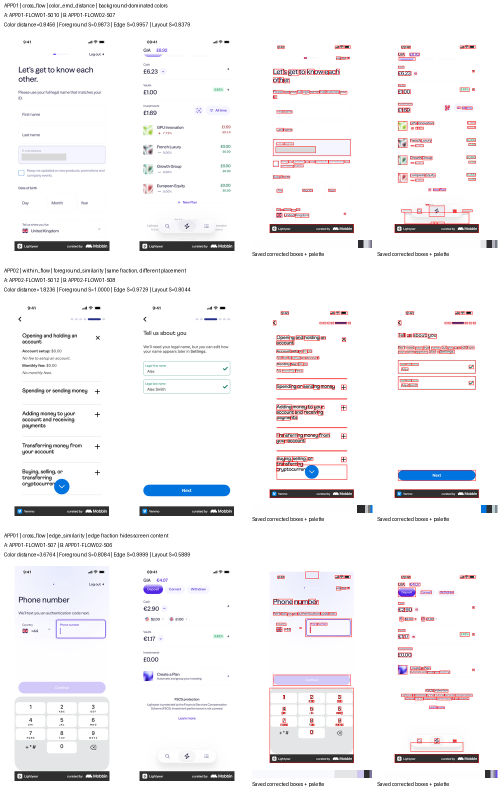
#> input picture runtime/pairwise_investigation/diagnostic_cases_1.png, 1000 x 1590 px (shown at 1/2 size)
$ python -i extract_features.py   (imports and definitions only)
#> lines starting #> are read from the running program, lines starting #| are printed output that depends on the picture; after the words box and inside, x2 and y2 are one past the last pixel; in counts of white or black regions, pixels touching at a corner belong together
"""Reproducible visual feature extraction; see README.md for definitions."""
import argparse
import csv
from dataclasses import asdict, dataclass
import json
from pathlib import Path

import cv2
import numpy as np
from PIL import Image, ImageOps
from sklearn.cluster import KMeans
from threadpoolctl import threadpool_limits


# One immutable set of settings keeps preprocessing consistent across screenshots.
@dataclass(frozen=True)
class Config:
    # Longest processed side, in pixels; aspect ratio is preserved.
    max_dimension: int = 512
    # Fixed initialization makes clustering repeatable in the same environment.
    seed: int = 42
    # RGB-distance cutoff for foreground; this is a heuristic, not a learned boundary.
    background_distance: float = 25.0
    # Ignore smaller components for boxes/layout, but keep them in coverage.
    min_component_area: int = 12
    # Odd Gaussian window size and its standard deviation, followed by Canny thresholds.
    blur_kernel: int = 5
    blur_sigma: float = 1.0
    canny_low: int = 50
    canny_high: int = 150


# Decode one image and return (RGB array, oriented original width/height).
# [17 lines left out: function load_image, not called in this run]


# Compute one screenshot's features; also return masks for visual inspection.
def extract(rgb, config=Config()):
    height, width = rgb.shape[:2]
#> height = 1590; width = 1000
    # Flatten pixels to RGB rows, then retain each unique color and its frequency.
    colors, counts = np.unique(rgb.reshape(-1, 3), axis=0, return_counts=True)
    # Weighting unique colors preserves the full-pixel clustering objective without duplicates.
    with threadpool_limits(limits=1):
        # Use at most five clusters, and never request more clusters than unique colors.
        model = KMeans(n_clusters=min(5, len(colors)), init='k-means++',
                       random_state=config.seed, n_init=10, algorithm='lloyd')
        model.fit(colors.astype(float), sample_weight=counts)
    # Sum pixel counts assigned to each cluster, then normalize to proportions summing to one.
    weights = np.bincount(model.labels_, weights=counts, minlength=model.n_clusters)
#> weights = [1415749, 28661, 48888, 22124, 74578]
    weights /= weights.sum()
#> weights = [0.89, 0.018, 0.0307, 0.0139, 0.0469]
    centers = np.clip(model.cluster_centers_, 0, 255)
#> centers = [[254.2, 254.2, 254.6], [94.29, 127.4, 174.4], [47.82, 47.49, 49.05], [239, 75.59, 77.41], [217, 210.5, 218.4]]
    # Float RGB in [0,1] gives standard Lab; [None] temporarily adds an image-row dimension.
    lab = cv2.cvtColor((centers.astype(np.float32) / 255)[None], cv2.COLOR_RGB2LAB)[0]
#> lab = [[99.67, 0.0938, -0.234], [52.55, 1.39, -28.69], [19.65, 0.594, -0.875], [55.98, 62.36, 35.09], [84.97, 3.67, -3.12]]
    # Sort most common colors first; RGB values break equal-proportion ties deterministically.
    order = sorted(range(len(weights)), key=lambda i: (-weights[i], *centers[i]))
#> order = [0, 4, 2, 1, 3]
    palette = [dict(rgb=centers[i].tolist(), lab=lab[i].tolist(), proportion=float(weights[i])) for i in order]
#> palette = 5 items
    # shortcut: one dominant border color assumes a mostly uniform background; review photo/gradient screens.
    # Read the perimeter once per pixel: top/bottom rows plus side columns excluding corners.
    border = np.concatenate([rgb[0], rgb[-1], rgb[1:-1, 0], rgb[1:-1, -1]])
    # Coarse RGB bins group nearly equal perimeter colors; the most frequent bin wins.
    quantized = border // 16
    bins, frequencies = np.unique(quantized, axis=0, return_counts=True)
#> bins = [[15, 15, 15]]; frequencies = [5176]
    dominant = bins[np.argmax(frequencies)]
#> dominant = [15, 15, 15]
    # Estimate background from the original colors in that bin, not its quantized values.
    background = np.median(border[np.all(quantized == dominant, axis=1)], axis=0)
#> background = [255, 255, 255]
    # Float subtraction avoids uint8 wraparound; distance above the cutoff becomes foreground 1.
    mask = (np.linalg.norm(rgb.astype(float) - background, axis=2) > config.background_distance).astype(np.uint8)
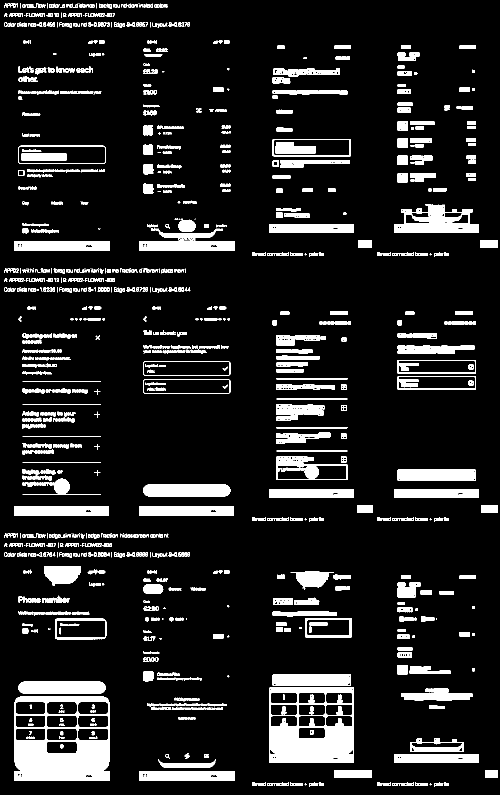
#> mask: shape (1590, 1000) (shown at 1/2 size); values 0 (black) and 1 (white), 11.8% white; 1064 white regions (258 under 20 px), largest, box (x1, y1, x2, y2) and area: (539, 1375, 708, 1526) 14554, (29, 1393, 219, 1541) 14052, (789, 408, 958, 466) 5307
    # Edges are an independent feature: grayscale -> blur to reduce noise -> Canny.
    gray = cv2.cvtColor(rgb, cv2.COLOR_RGB2GRAY)
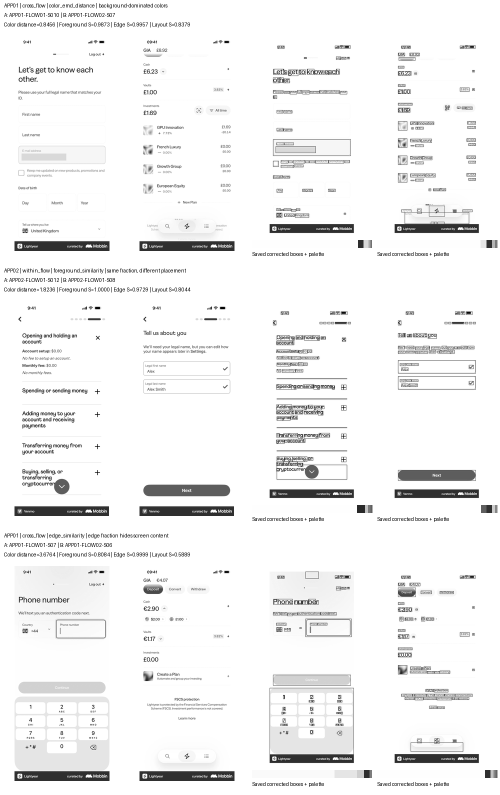
#> gray: shape (1590, 1000) (shown at 1/2 size); min 0, max 255, mean 241.8
    blurred = cv2.GaussianBlur(gray, (config.blur_kernel, config.blur_kernel), config.blur_sigma)
    edges = cv2.Canny(blurred, config.canny_low, config.canny_high)
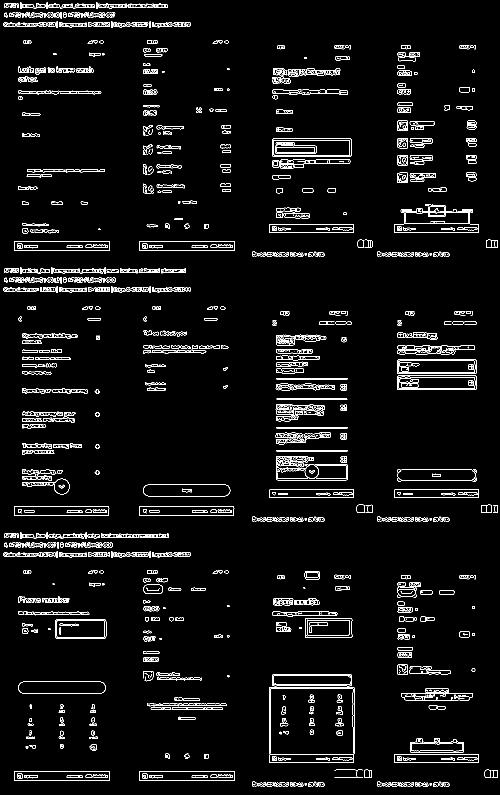
#> edges: shape (1590, 1000) (shown at 1/2 size); 4.2% white in thin lines or dots
    # Eight-connectivity joins side/corner neighbors; stats contains x, y, width, height, area.
    _, _, stats, _ = cv2.connectedComponentsWithStats(mask, connectivity=8)
#> stats = 1065 rows, first 6: [0, 0, 1000, 1590, 1401803], [8, 7, 12, 8, 48], [21, 7, 10, 8, 51], [33, 7, 3, 8, 13], [41, 6, 1, 11, 11], [72, 6, 19, 9, 80]
    boxes = []
    # One binary rectangle-union mask prevents overlapping boxes from being counted twice.
    union = np.zeros_like(mask)
    # Label zero is background; inspect only foreground components.
    for x, y, w, h, area in stats[1:]:
        if area >= config.min_component_area:
            # Store top-left and exclusive bottom-right coordinates normalized to [0,1].
            boxes.append([float(x / width), float(y / height), float((x+w) / width), float((y+h) / height)])
            # Fill the complete bounding rectangle, including empty space inside it.
            union[y:y+h, x:x+w] = 1
#> this loop made 1064 passes
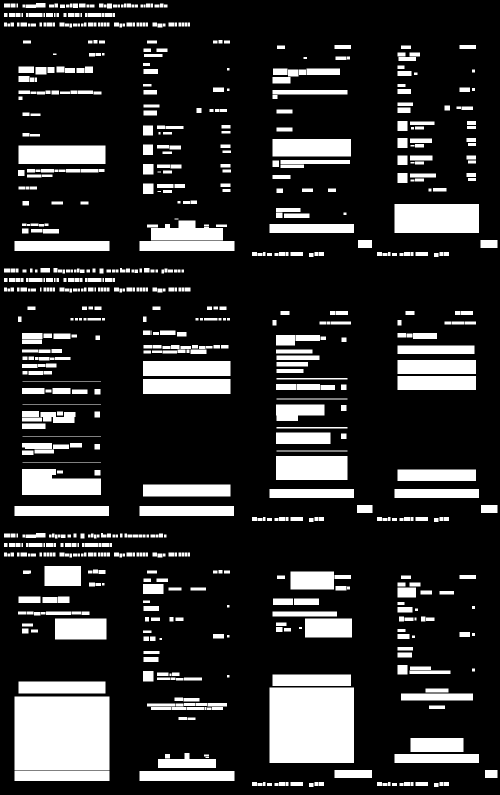
#> union: shape (1590, 1000) (shown at 1/2 size); values 0 (black) and 1 (white), 18.2% white; 802 white regions (5 under 20 px), largest, box (x1, y1, x2, y2) and area: (29, 1393, 219, 1541) 28120, (539, 1375, 708, 1526) 25519, (789, 408, 958, 466) 9802
#> after the loop, boxes = 894 items, first 6: [0.008, 0.0044, 0.02, 0.00943], [0.021, 0.0044, 0.031, 0.00943], [0.033, 0.0044, 0.036, 0.00943], [0.072, 0.00377, 0.091, 0.00943], [0.109, 0.0044, 0.116, 0.00943], [0.14, 0.0044, 0.145, 0.00943]
    # Five x boundaries and nine y boundaries define four columns and eight rows.
    xs, ys = np.linspace(0, width, 5, dtype=int), np.linspace(0, height, 9, dtype=int)
#> xs = [0, 250, 500, 750, 1000]
    # A binary cell mean is its occupied-pixel fraction; output order is left-to-right, top-to-bottom.
    layout = [float(union[ys[r]:ys[r+1], xs[c]:xs[c+1]].mean()) for r in range(8) for c in range(4)]
#> layout = 32 values, max 0.642 at index 28, min 0.0408 at index 3, mean 0.182
    # Return JSON-friendly values; coverage counts foreground pixels, edges counts detected edges.
    return dict(palette=palette, background_rgb=background.tolist(),
                foreground_coverage=float(mask.mean()), edge_density=float((edges > 0).mean()),
                boxes=boxes, layout=layout), mask, edges


# Write a six-panel diagnostic image; drawing never modifies the source screenshot.
# [97 lines left out: functions visualize, run, not called in this run]


# This block runs only when invoked as a script, not when imported in a notebook/test.
# [16 lines not run here, left out]

>>> import cv2
>>> picture = cv2.cvtColor(cv2.imread('pairwise_investigation/diagnostic_cases_1.png'), cv2.COLOR_BGR2RGB)
>>> result = extract(picture)
